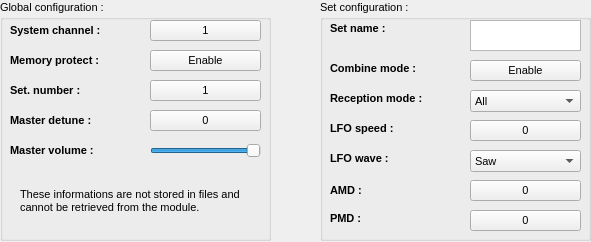
<?xml version="1.0" encoding="UTF-8"?>
<ui version="4.0">
 <class>QConfig</class>
 <widget class="QWidget" name="QConfig">
  <property name="geometry">
   <rect>
    <x>0</x>
    <y>0</y>
    <width>591</width>
    <height>242</height>
   </rect>
  </property>
  <property name="windowTitle">
   <string>Form</string>
  </property>
  <widget class="QGroupBox" name="grpBox_globalconfig">
   <property name="geometry">
    <rect>
     <x>0</x>
     <y>0</y>
     <width>271</width>
     <height>241</height>
    </rect>
   </property>
   <property name="font">
    <font>
     <pointsize>8</pointsize>
    </font>
   </property>
   <property name="title">
    <string>Global configuration :</string>
   </property>
   <widget class="QPushButton" name="pshBut_memory">
    <property name="geometry">
     <rect>
      <x>150</x>
      <y>50</y>
      <width>111</width>
      <height>21</height>
     </rect>
    </property>
    <property name="font">
     <font>
      <pointsize>8</pointsize>
     </font>
    </property>
    <property name="toolTip">
     <string>Right to write on memory</string>
    </property>
    <property name="text">
     <string>Enable</string>
    </property>
    <property name="checkable">
     <bool>true</bool>
    </property>
   </widget>
   <widget class="QLabel" name="lbl_memory">
    <property name="geometry">
     <rect>
      <x>10</x>
      <y>50</y>
      <width>131</width>
      <height>21</height>
     </rect>
    </property>
    <property name="font">
     <font>
      <pointsize>8</pointsize>
      <weight>75</weight>
      <bold>true</bold>
     </font>
    </property>
    <property name="text">
     <string>Memory protect :</string>
    </property>
   </widget>
   <widget class="QLabel" name="lbl_confnum">
    <property name="geometry">
     <rect>
      <x>10</x>
      <y>80</y>
      <width>131</width>
      <height>20</height>
     </rect>
    </property>
    <property name="font">
     <font>
      <pointsize>8</pointsize>
      <weight>75</weight>
      <bold>true</bold>
     </font>
    </property>
    <property name="text">
     <string>Set. number :</string>
    </property>
   </widget>
   <widget class="QLabel" name="lbl_mastvol">
    <property name="geometry">
     <rect>
      <x>10</x>
      <y>140</y>
      <width>131</width>
      <height>20</height>
     </rect>
    </property>
    <property name="font">
     <font>
      <pointsize>8</pointsize>
      <weight>75</weight>
      <bold>true</bold>
     </font>
    </property>
    <property name="text">
     <string>Master volume :</string>
    </property>
   </widget>
   <widget class="QSlider" name="hzSlider_mastvolume">
    <property name="geometry">
     <rect>
      <x>150</x>
      <y>140</y>
      <width>111</width>
      <height>21</height>
     </rect>
    </property>
    <property name="font">
     <font>
      <pointsize>8</pointsize>
     </font>
    </property>
    <property name="toolTip">
     <string>Master level of the module</string>
    </property>
    <property name="maximum">
     <number>127</number>
    </property>
    <property name="value">
     <number>127</number>
    </property>
    <property name="orientation">
     <enum>Qt::Horizontal</enum>
    </property>
   </widget>
   <widget class="QLabel" name="label_infos">
    <property name="geometry">
     <rect>
      <x>20</x>
      <y>170</y>
      <width>231</width>
      <height>61</height>
     </rect>
    </property>
    <property name="font">
     <font>
      <pointsize>8</pointsize>
     </font>
    </property>
    <property name="text">
     <string>These informations are not stored in files and cannot be retrieved from the module.</string>
    </property>
    <property name="textFormat">
     <enum>Qt::AutoText</enum>
    </property>
    <property name="scaledContents">
     <bool>false</bool>
    </property>
    <property name="wordWrap">
     <bool>true</bool>
    </property>
   </widget>
   <widget class="QLabel" name="lbl_syschan">
    <property name="geometry">
     <rect>
      <x>10</x>
      <y>20</y>
      <width>131</width>
      <height>20</height>
     </rect>
    </property>
    <property name="font">
     <font>
      <pointsize>8</pointsize>
      <weight>75</weight>
      <bold>true</bold>
     </font>
    </property>
    <property name="text">
     <string>System channel :</string>
    </property>
   </widget>
   <widget class="QButton" name="but_syschan">
    <property name="geometry">
     <rect>
      <x>150</x>
      <y>20</y>
      <width>111</width>
      <height>21</height>
     </rect>
    </property>
    <property name="font">
     <font>
      <pointsize>8</pointsize>
     </font>
    </property>
    <property name="toolTip">
     <string>The system channel of the module to be edited</string>
    </property>
    <property name="text">
     <string>1</string>
    </property>
    <property name="minValue" stdset="0">
     <number>1</number>
    </property>
    <property name="maxValue" stdset="0">
     <number>16</number>
    </property>
   </widget>
   <widget class="QButton" name="but_setnum">
    <property name="geometry">
     <rect>
      <x>150</x>
      <y>80</y>
      <width>111</width>
      <height>21</height>
     </rect>
    </property>
    <property name="font">
     <font>
      <pointsize>8</pointsize>
     </font>
    </property>
    <property name="toolTip">
     <string>The current set number</string>
    </property>
    <property name="text">
     <string>1</string>
    </property>
    <property name="minValue" stdset="0">
     <number>1</number>
    </property>
    <property name="maxValue" stdset="0">
     <number>20</number>
    </property>
   </widget>
   <widget class="QLabel" name="lbl_mastdetune">
    <property name="geometry">
     <rect>
      <x>10</x>
      <y>110</y>
      <width>131</width>
      <height>20</height>
     </rect>
    </property>
    <property name="font">
     <font>
      <pointsize>8</pointsize>
      <weight>75</weight>
      <bold>true</bold>
     </font>
    </property>
    <property name="text">
     <string>Master detune :</string>
    </property>
   </widget>
   <widget class="QButton" name="but_mastdetune">
    <property name="geometry">
     <rect>
      <x>150</x>
      <y>110</y>
      <width>111</width>
      <height>21</height>
     </rect>
    </property>
    <property name="font">
     <font>
      <pointsize>8</pointsize>
     </font>
    </property>
    <property name="toolTip">
     <string>Master detune of the module</string>
    </property>
    <property name="text">
     <string>0</string>
    </property>
    <property name="minValue" stdset="0">
     <number>-64</number>
    </property>
    <property name="maxValue" stdset="0">
     <number>63</number>
    </property>
   </widget>
  </widget>
  <widget class="QGroupBox" name="grpBox_setconfig">
   <property name="geometry">
    <rect>
     <x>320</x>
     <y>0</y>
     <width>271</width>
     <height>241</height>
    </rect>
   </property>
   <property name="font">
    <font>
     <pointsize>8</pointsize>
    </font>
   </property>
   <property name="title">
    <string>Set configuration :</string>
   </property>
   <widget class="QLabel" name="lbl_combine">
    <property name="geometry">
     <rect>
      <x>10</x>
      <y>60</y>
      <width>121</width>
      <height>16</height>
     </rect>
    </property>
    <property name="font">
     <font>
      <pointsize>8</pointsize>
      <weight>75</weight>
      <bold>true</bold>
     </font>
    </property>
    <property name="text">
     <string>Combine mode :</string>
    </property>
   </widget>
   <widget class="QPushButton" name="pshBut_combine">
    <property name="geometry">
     <rect>
      <x>150</x>
      <y>60</y>
      <width>111</width>
      <height>21</height>
     </rect>
    </property>
    <property name="font">
     <font>
      <pointsize>8</pointsize>
     </font>
    </property>
    <property name="toolTip">
     <string>When on, the global configuration of the last selected voice replace the instrument configuration</string>
    </property>
    <property name="text">
     <string>Enable</string>
    </property>
    <property name="checkable">
     <bool>true</bool>
    </property>
   </widget>
   <widget class="QComboBox" name="cmbBox_reception">
    <property name="geometry">
     <rect>
      <x>150</x>
      <y>90</y>
      <width>111</width>
      <height>22</height>
     </rect>
    </property>
    <property name="font">
     <font>
      <pointsize>8</pointsize>
     </font>
    </property>
    <property name="toolTip">
     <string>Receive every or one in two MIDI orders</string>
    </property>
    <item>
     <property name="text">
      <string>All</string>
     </property>
    </item>
    <item>
     <property name="text">
      <string>Even</string>
     </property>
    </item>
    <item>
     <property name="text">
      <string>Odd</string>
     </property>
    </item>
   </widget>
   <widget class="QLabel" name="lbl_reception">
    <property name="geometry">
     <rect>
      <x>10</x>
      <y>90</y>
      <width>121</width>
      <height>16</height>
     </rect>
    </property>
    <property name="font">
     <font>
      <pointsize>8</pointsize>
      <weight>75</weight>
      <bold>true</bold>
     </font>
    </property>
    <property name="text">
     <string>Reception mode :</string>
    </property>
   </widget>
   <widget class="QPlainTextEdit" name="txtEdit_name">
    <property name="geometry">
     <rect>
      <x>150</x>
      <y>20</y>
      <width>111</width>
      <height>31</height>
     </rect>
    </property>
    <property name="font">
     <font>
      <pointsize>8</pointsize>
     </font>
    </property>
    <property name="toolTip">
     <string>The name of the set</string>
    </property>
    <property name="verticalScrollBarPolicy">
     <enum>Qt::ScrollBarAlwaysOff</enum>
    </property>
    <property name="horizontalScrollBarPolicy">
     <enum>Qt::ScrollBarAlwaysOff</enum>
    </property>
    <property name="lineWrapMode">
     <enum>QPlainTextEdit::NoWrap</enum>
    </property>
    <property name="maximumBlockCount">
     <number>0</number>
    </property>
   </widget>
   <widget class="QLabel" name="lbl_name">
    <property name="geometry">
     <rect>
      <x>10</x>
      <y>20</y>
      <width>121</width>
      <height>16</height>
     </rect>
    </property>
    <property name="font">
     <font>
      <pointsize>8</pointsize>
      <weight>75</weight>
      <bold>true</bold>
     </font>
    </property>
    <property name="text">
     <string>Set name :</string>
    </property>
   </widget>
   <widget class="QLabel" name="lbl_LFOspeed">
    <property name="geometry">
     <rect>
      <x>10</x>
      <y>120</y>
      <width>121</width>
      <height>16</height>
     </rect>
    </property>
    <property name="font">
     <font>
      <pointsize>8</pointsize>
      <weight>75</weight>
      <bold>true</bold>
     </font>
    </property>
    <property name="text">
     <string>LFO speed :</string>
    </property>
   </widget>
   <widget class="QButton" name="but_AMD">
    <property name="geometry">
     <rect>
      <x>150</x>
      <y>180</y>
      <width>111</width>
      <height>21</height>
     </rect>
    </property>
    <property name="font">
     <font>
      <pointsize>8</pointsize>
     </font>
    </property>
    <property name="toolTip">
     <string>The amplitude modulation provided by the LFO</string>
    </property>
    <property name="text">
     <string>0</string>
    </property>
    <property name="minValue" stdset="0">
     <number>0</number>
    </property>
    <property name="maxValue" stdset="0">
     <number>127</number>
    </property>
   </widget>
   <widget class="QLabel" name="lbl_AMD">
    <property name="geometry">
     <rect>
      <x>10</x>
      <y>180</y>
      <width>121</width>
      <height>20</height>
     </rect>
    </property>
    <property name="font">
     <font>
      <pointsize>8</pointsize>
      <weight>75</weight>
      <bold>true</bold>
     </font>
    </property>
    <property name="text">
     <string>AMD :</string>
    </property>
   </widget>
   <widget class="QComboBox" name="cmbBox_LFOwave">
    <property name="geometry">
     <rect>
      <x>150</x>
      <y>150</y>
      <width>111</width>
      <height>22</height>
     </rect>
    </property>
    <property name="font">
     <font>
      <pointsize>8</pointsize>
     </font>
    </property>
    <property name="toolTip">
     <string>The LFO waveform for the set</string>
    </property>
    <item>
     <property name="text">
      <string>Saw</string>
     </property>
    </item>
    <item>
     <property name="text">
      <string>Square</string>
     </property>
    </item>
    <item>
     <property name="text">
      <string>Triangle</string>
     </property>
    </item>
    <item>
     <property name="text">
      <string>S&amp;H</string>
     </property>
    </item>
   </widget>
   <widget class="QLabel" name="lbl_PMD">
    <property name="geometry">
     <rect>
      <x>10</x>
      <y>210</y>
      <width>121</width>
      <height>16</height>
     </rect>
    </property>
    <property name="font">
     <font>
      <pointsize>8</pointsize>
      <weight>75</weight>
      <bold>true</bold>
     </font>
    </property>
    <property name="text">
     <string>PMD :</string>
    </property>
   </widget>
   <widget class="QButton" name="but_PMD">
    <property name="geometry">
     <rect>
      <x>150</x>
      <y>210</y>
      <width>111</width>
      <height>21</height>
     </rect>
    </property>
    <property name="font">
     <font>
      <pointsize>8</pointsize>
     </font>
    </property>
    <property name="toolTip">
     <string>The pitch modulation provided by the LFO</string>
    </property>
    <property name="text">
     <string>0</string>
    </property>
    <property name="minValue" stdset="0">
     <number>0</number>
    </property>
    <property name="maxValue" stdset="0">
     <number>127</number>
    </property>
   </widget>
   <widget class="QLabel" name="lbl_LFOwave">
    <property name="geometry">
     <rect>
      <x>10</x>
      <y>150</y>
      <width>121</width>
      <height>16</height>
     </rect>
    </property>
    <property name="font">
     <font>
      <pointsize>8</pointsize>
      <weight>75</weight>
      <bold>true</bold>
     </font>
    </property>
    <property name="text">
     <string>LFO wave :</string>
    </property>
   </widget>
   <widget class="QButton" name="but_LFOspeed">
    <property name="geometry">
     <rect>
      <x>150</x>
      <y>120</y>
      <width>111</width>
      <height>21</height>
     </rect>
    </property>
    <property name="font">
     <font>
      <pointsize>8</pointsize>
     </font>
    </property>
    <property name="toolTip">
     <string>The pitch modulation provided by the LFO</string>
    </property>
    <property name="text">
     <string>0</string>
    </property>
    <property name="minValue" stdset="0">
     <number>0</number>
    </property>
    <property name="maxValue" stdset="0">
     <number>255</number>
    </property>
   </widget>
  </widget>
 </widget>
 <customwidgets>
  <customwidget>
   <class>QButton</class>
   <extends>QPushButton</extends>
   <header>interface/qbutton.h</header>
  </customwidget>
 </customwidgets>
 <resources/>
 <connections/>
</ui>
